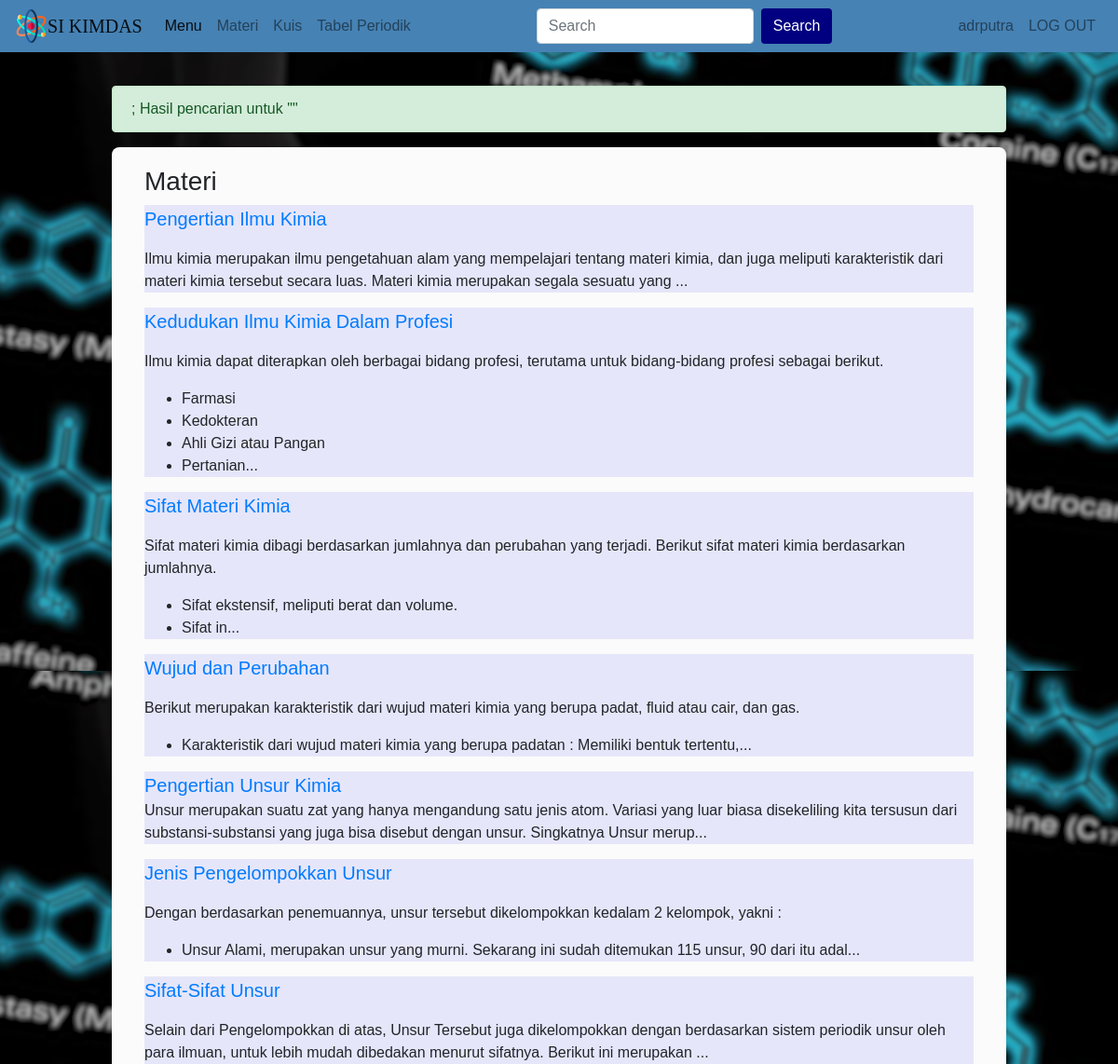
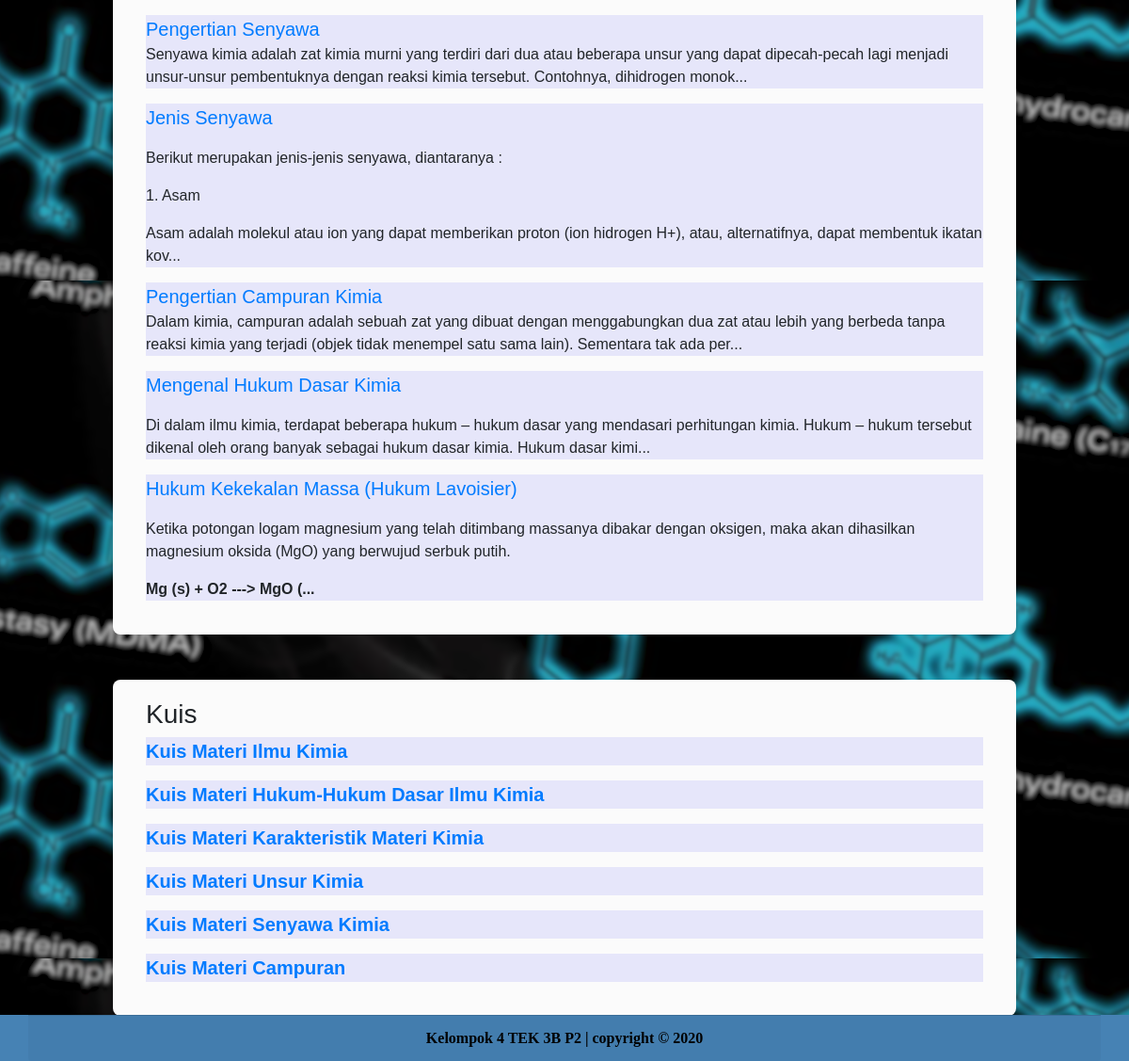
The app's page /Search.php (signed in) with its own data (2 pictures, top to bottom).
### tables this page shows
CREATE TABLE `submateri` (
  `kode_submateri` varchar(6) NOT NULL,
  `nama_submateri` text NOT NULL,
  `isi_submateri` longtext NOT NULL,
  `gbr_submateri` blob DEFAULT NULL,
  `kode_materi` varchar(3) NOT NULL,
  `id_admin` varchar(20) NOT NULL
);

CREATE TABLE `kuis` (
  `id_kuis` int(11) NOT NULL,
  `nama_kuis` text NOT NULL,
  `kode_materi` varchar(3) NOT NULL
);

### Search.php (the view, shortened to what this page needs)
<?php
include 'auth.php';
?>
<!doctype html>
<html lang="en">
<head>
    <link rel="stylesheet" href="https://cdn.jsdelivr.net/npm/bootstrap@4.5.3/dist/css/bootstrap.min.css">
    <link rel="stylesheet" href="https://stackpath.bootstrapcdn.com/font-awesome/4.7.0/css/font-awesome.min.css">
    <link rel="stylesheet" href="https://maxcdn.bootstrapcdn.com/font-awesome/4.5.0/css/font-awesome.min.css" />
</head>
<body background = "assets/img/bg1.png">
  <nav class="navbar navbar-expand-lg navbar-light" style="background-color : #4682B4">
  	<img style="width: 3%; color:white;" src="assets/img/atom.png">
  <a class="navbar-brand" href="#" style="font-family:impact;">SI KIMDAS</a>
  <div class="collapse navbar-collapse" id="navbarTogglerDemo02" style="font-family:arial;">
    <ul class="navbar-nav mr-auto mt-2 mt-lg-0">
      <li class="nav-item active">
        <a class="nav-link" href="Menu.php">Menu<span class="sr-only">(current)</span></a>
      </li>
      <li class="nav-item">
        <a class="nav-link" href="Daftar_Materi.php">Materi</a>
      </li>
      <li class="nav-item">
        <a class="nav-link" href="Daftar_Kuis.php">Kuis</a>
      </li>
      <li class="nav-item">
        <a class="nav-link" href="Tabel_Periodik.php">Tabel Periodik</a>
      </li>
    </ul>
    <form class="form-inline my-2 my-lg-0" method="get" action="Search.php">
      <input class="form-control mr-sm-2" type="text" name="search" placeholder="Search">
      <button class="btn my-2 my-sm-0" type="submit" style="background-color : navy; color : white;">Search</button>
    </form>
      <div class="navbar-nav ml-auto">
        <a class="nav-link" href="Kelola_Profil.php" tabindex="-1" aria-disabled="true"><?php echo $_SESSION['user']?></a>
      </div>
      <div class="navbar-nav">
        <a class="nav-link" href="logout.php" tabindex="-1" aria-disabled="true">LOG OUT</a>
      </div>
  </div>
</nav>
<div class="content1">
      <div class="alert alert-success mt-2" role="alert">;
        Hasil pencarian untuk "<?php echo $_GET['search'];?>"
      </div>
</div>
<?php
  $resultMateri = mysqli_query($kon, "SELECT * FROM submateri WHERE kode_submateri LIKE '%".$_GET['search']."%' OR nama_submateri LIKE '%".$_GET['search']."%' OR isi_submateri LIKE '%".$_GET['search']."%'");
  $row = mysqli_num_rows($resultMateri);
  echo "<div class=\"content\">";
  echo "<div class=\"container\">";
  if($row==0){
    echo "<h3>Materi tidak ditemukan.</h3>";
    echo "<div style=\"background-color:lavender;\">";
  }
  else{
    echo "<h3>Materi</h3>";
    while($dataMateri = mysqli_fetch_assoc($resultMateri)){
      $temp = $dataMateri['kode_submateri'];
      echo "<div style=\"background-color:lavender;\">";
      echo "<p><a href=\"Penjelasan.php?id=$temp\" style=\"font-size:20px;\">".$dataMateri['nama_submateri']."</a><br>";
      echo substr($dataMateri['isi_submateri'],0,200);
      echo "...";
      echo "</p>";
      echo"</div>";
    }
  }
?>
        </div>
    </div>
<?php
  $resultKuis = mysqli_query($kon, "SELECT * FROM kuis WHERE id_kuis LIKE '%".$_GET['search']."%' OR nama_kuis LIKE '%".$_GET['search']."%'");
  $row = mysqli_num_rows($resultKuis);
  echo "<div class=\"content\">";
  echo "<div class=\"container\">";
  if($row==0){
    echo "<h3>Kuis tidak ditemukan.</h3>";
    echo "<div style=\"background-color:lavender;\">";
  }
  else{
    echo "<h3>Kuis</h3>";
    while($dataKuis = mysqli_fetch_assoc($resultKuis)){
    $temp = $dataKuis['id_kuis'];
    echo "<div style=\"background-color:lavender;\">";
    echo "<p><a href=\"Kuis.php?id=$temp\" style=\"font-size:20px;\">".$dataKuis['nama_kuis']."</a><br>";
    echo "</p>";
    echo "</div>";
    }
  }
?>
        </div>
    </div>
<div class="footer text-center text-black" style="font-family:impact;">
        <div class=" card-footer container">
        Kelompok 4 TEK 3B P2 | copyright &copy; 2020
        </div>
    </div>
  </body>
</html>

### Search.php (style rules this page uses)
div.footer { position:fixed; left: 0; bottom: 0; width: 100%; background-color: #4682B4; color: black; text-align: center; }
.content { background: #fbfbfb; border-radius: 8px; margin-bottom:4%; margin-top:1%; margin-left:10%; margin-right:10%; padding:20px; font-family:Arial; }
.content1 { border-radius: 2px; margin-bottom:1%; margin-top:3%; margin-left:10%; margin-right:10%; font-family:Arial; }

### records on screen
submateri: nama_submateri "Pengertian Ilmu Kimia", isi_submateri "Ilmu kimia merupakan ilmu pengetahuan alam yang mempelajari tentang materi kimia, dan juga meliputi karakteristik dari materi kimia tersebut secara luas. Materi kimia merupakan segala sesuatu yang"
submateri: nama_submateri "Kedudukan Ilmu Kimia Dalam Profesi", isi_submateri "Ilmu kimia dapat diterapkan oleh berbagai bidang profesi, terutama untuk bidang-bidang profesi sebagai berikut. Farmasi Kedokteran Ahli Gizi atau Pangan Pertanian"
submateri: nama_submateri "Sifat Materi Kimia", isi_submateri "Sifat materi kimia dibagi berdasarkan jumlahnya dan perubahan yang terjadi. Berikut sifat materi kimia berdasarkan jumlahnya. Sifat ekstensif, meliputi berat dan volume. Sifat in"
submateri: nama_submateri "Wujud dan Perubahan", isi_submateri "Berikut merupakan karakteristik dari wujud materi kimia yang berupa padat, fluid atau cair, dan gas. Karakteristik dari wujud materi kimia yang berupa padatan : Memiliki bentuk tertentu,"
submateri: nama_submateri "Pengertian Unsur Kimia", isi_submateri "Unsur merupakan suatu zat yang hanya mengandung satu jenis atom. Variasi yang luar biasa disekeliling kita tersusun dari substansi-substansi yang juga bisa disebut dengan unsur. Singkatnya Unsur merup"
submateri: nama_submateri "Jenis Pengelompokkan Unsur", isi_submateri "Dengan berdasarkan penemuannya, unsur tersebut dikelompokkan kedalam 2 kelompok, yakni : Unsur Alami, merupakan unsur yang murni. Sekarang ini sudah ditemukan 115 unsur, 90 dari itu adal"
submateri: nama_submateri "Sifat-Sifat Unsur", isi_submateri "Selain dari Pengelompokkan di atas, Unsur Tersebut juga dikelompokkan dengan berdasarkan sistem periodik unsur oleh para ilmuan, untuk lebih mudah dibedakan menurut sifatnya. Berikut ini merupakan"
submateri: nama_submateri "Pengertian Senyawa", isi_submateri "Senyawa kimia adalah zat kimia murni yang terdiri dari dua atau beberapa unsur yang dapat dipecah-pecah lagi menjadi unsur-unsur pembentuknya dengan reaksi kimia tersebut. Contohnya, dihidrogen monok"
submateri: nama_submateri "Jenis Senyawa", isi_submateri "Berikut merupakan jenis-jenis senyawa, diantaranya : 1. Asam Asam adalah molekul atau ion yang dapat memberikan proton (ion hidrogen H+), atau, alternatifnya, dapat membentuk ikatan kov"
submateri: nama_submateri "Pengertian Campuran Kimia", isi_submateri "Dalam kimia, campuran adalah sebuah zat yang dibuat dengan menggabungkan dua zat atau lebih yang berbeda tanpa reaksi kimia yang terjadi (objek tidak menempel satu sama lain). Sementara tak ada per"
submateri: nama_submateri "Mengenal Hukum Dasar Kimia", isi_submateri "Di dalam ilmu kimia, terdapat beberapa hukum – hukum dasar yang mendasari perhitungan kimia. Hukum – hukum tersebut dikenal oleh orang banyak sebagai hukum dasar kimia. Hukum dasar kimi"
submateri: nama_submateri "Hukum Kekekalan Massa (Hukum Lavoisier)", isi_submateri "Ketika potongan logam magnesium yang telah ditimbang massanya dibakar dengan oksigen, maka akan dihasilkan magnesium oksida (MgO) yang berwujud serbuk putih. Mg (s) + O2 ---> MgO ("
kuis: nama_kuis "Kuis Materi Ilmu Kimia"
kuis: nama_kuis "Kuis Materi Hukum-Hukum Dasar Ilmu Kimia"
kuis: nama_kuis "Kuis Materi Karakteristik Materi Kimia"
kuis: nama_kuis "Kuis Materi Unsur Kimia"
kuis: nama_kuis "Kuis Materi Senyawa Kimia"
kuis: nama_kuis "Kuis Materi Campuran"

### other values on screen
$_SESSION['user'] "adrputra"
